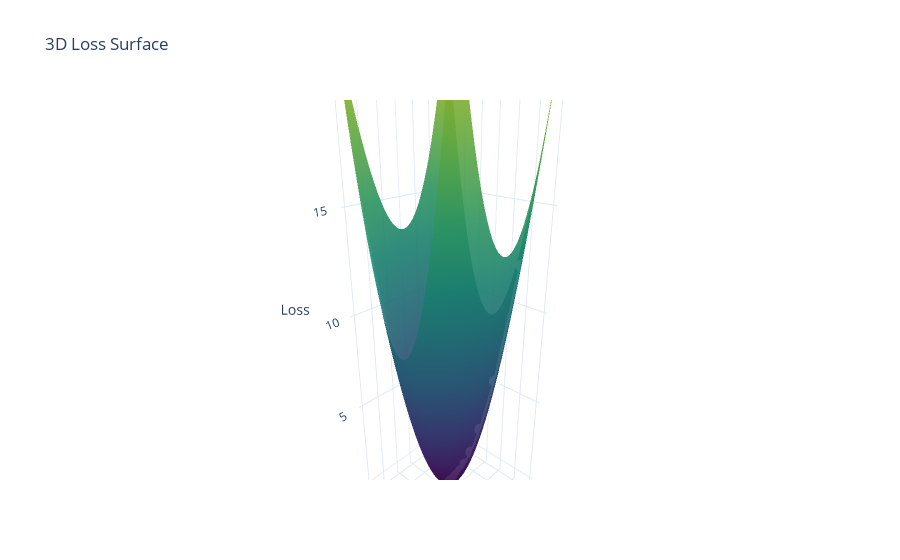

The notebook cell this image was saved under:
### Markdown cell above
## 4. 3D Loss Surface + Descent Path
This reveals how a 2D parameter update becomes a 3D trajectory on the loss surface.

### Code cell
path_z = f_2d(path[:, 0], path[:, 1])

fig = go.Figure()
fig.add_trace(
    go.Surface(x=grid, y=grid, z=Z, colorscale="Viridis", opacity=0.9, showscale=False)
)
fig.add_trace(
    go.Scatter3d(x=path[:, 0], y=path[:, 1], z=path_z, mode="lines+markers",
                 line=dict(color="#ffffff", width=6),
                 marker=dict(size=4, color="#ffffff"), name="Descent path")
)

fig.update_layout(
    title="3D Loss Surface",
    scene=dict(
        xaxis_title="Parameter 1",
        yaxis_title="Parameter 2",
        zaxis_title="Loss",
        camera=dict(eye=dict(x=1.4, y=1.3, z=0.8)),
    ),
    height=560,
)
fig.show()

### Figure 1 — Plotly figure (JSON) as saved in the notebook; plotly's stock layout.template omitted (floating-point values rounded to 4 significant figures; data arrays with more than 128 entries replaced by an {"elided": "..."} marker saying what was removed)
{"data": [{"colorscale": [[0, "#440154"], [0.1111, "#482878"], [0.2222, "#3e4989"], [0.3333, "#31688e"], [0.4444, "#26828e"], [0.5556, "#1f9e89"], [0.6667, "#35b779"], [0.7778, "#6ece58"], [0.8889, "#b5de2b"], [1, "#fde725"]], "opacity": 0.9, "showscale": false, "type": "surface", "x": {"elided": "140 float values"}, "y": {"elided": "140 float values"}, "z": {"elided": "140x140 float values"}}, {"line": {"color": "#ffffff", "width": 6}, "marker": {"color": "#ffffff", "size": 4}, "mode": "lines+markers", "name": "Descent path", "type": "scatter3d", "x": [-2.5, -1.9, -1.444, -1.097, -0.8341, -0.6339, -0.4817, -0.3661, -0.2783, -0.2115, -0.1607, -0.1221, -0.09283, -0.07055, -0.05362, -0.04075, -0.03097, -0.02354, -0.01789, -0.0136, -0.01033, -0.007853, -0.005968, -0.004536, -0.003447, -0.00262], "y": [2.0, 1.28, 0.8192, 0.5243, 0.3355, 0.2147, 0.1374, 0.08796, 0.05629, 0.03603, 0.02306, 0.01476, 0.009445, 0.006045, 0.003869, 0.002476, 0.001585, 0.001014, 0.000649, 0.0004154, 0.0002658, 0.0001701, 0.0001089, 6.969e-05, 4.46e-05, 2.854e-05], "z": [12.25, 6.068, 3.092, 1.617, 0.8645, 0.471, 0.2604, 0.1457, 0.08218, 0.04667, 0.02663, 0.01525, 0.008752, 0.005033, 0.002898, 0.00167, 0.000963, 0.0005556, 0.0003206, 0.0001851, 0.0001069, 6.171e-05, 3.564e-05, 2.058e-05, 1.189e-05, 6.865e-06]}], "layout": {"height": 560, "scene": {"camera": {"eye": {"x": 1.4, "y": 1.3, "z": 0.8}}, "xaxis": {"title": {"text": "Parameter 1"}}, "yaxis": {"title": {"text": "Parameter 2"}}, "zaxis": {"title": {"text": "Loss"}}}, "title": {"text": "3D Loss Surface"}}}
